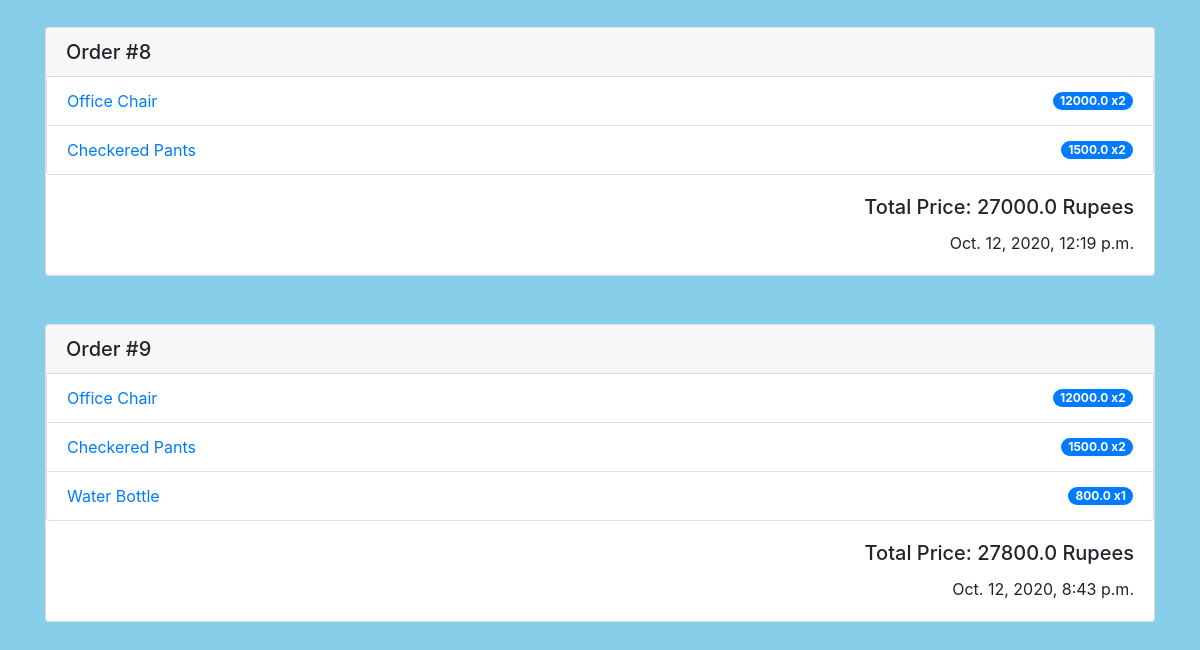
The app's page /orders/ (signed in, lower part), older data.
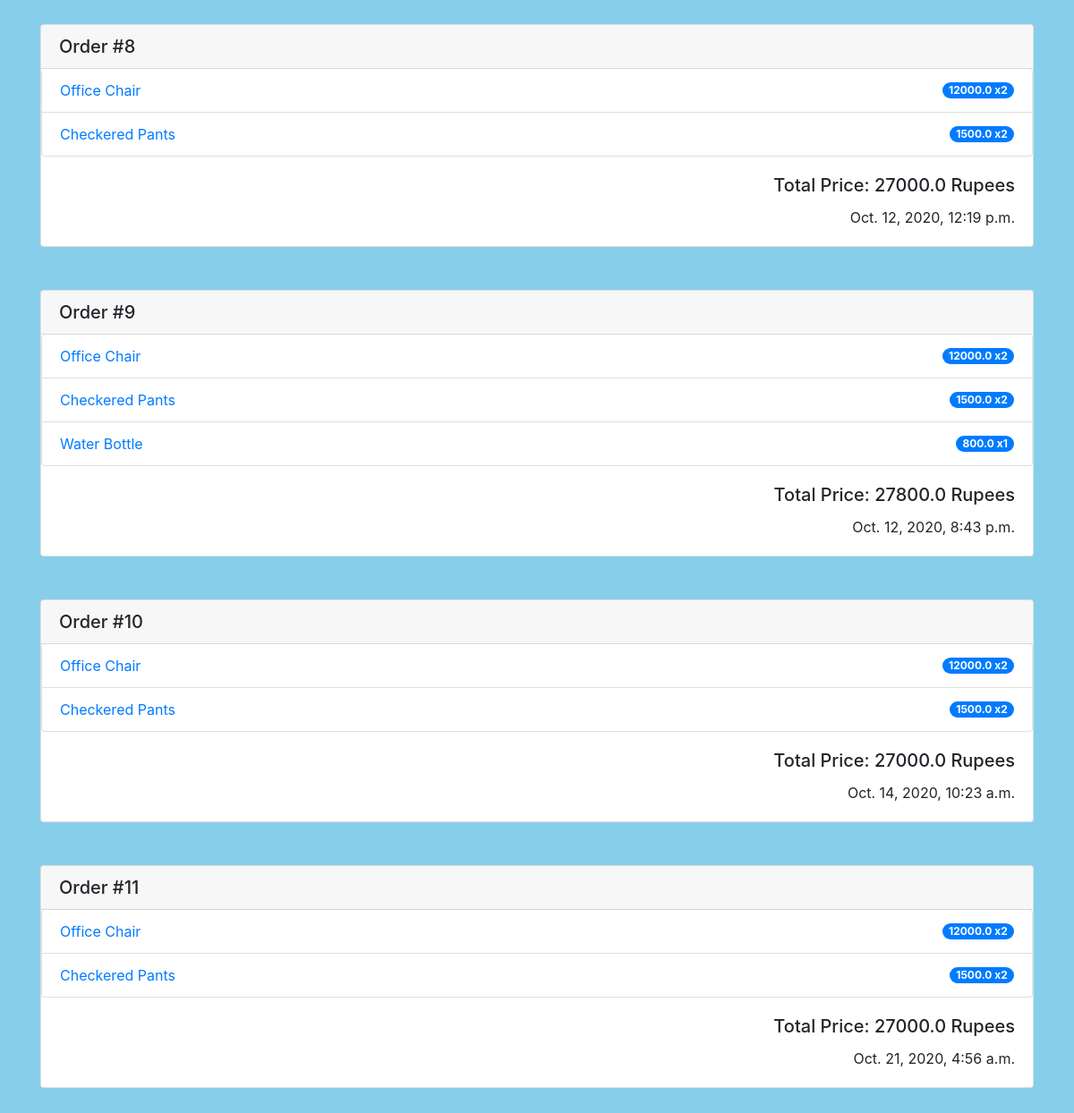
The same page, newer data.
### main/models.py (models this page shows, shortened)
class Order(models.Model):
    user = models.ForeignKey(User,blank=True,null=True,on_delete=models.SET_NULL)
    items = models.ManyToManyField(Item,blank=True)
    Total_price = models.FloatField(blank=True,null=True)
    Cart_json = models.TextField(null=True,blank=True)
    time_of_creation = models.DateTimeField(auto_now=True,blank=True)

class Item(models.Model):
    name = models.CharField(max_length=200,blank=True,null=True)
    description = models.TextField(max_length=1000,blank=True,null=True)
    price = models.FloatField(null=True,blank=True)
    time_of_creation = models.DateTimeField(auto_now=True,blank=True)
    img = models.ImageField(null=True,blank=True,upload_to="imgs")

### main/views.py (the view)
# urls.py: path("orders/", views.orders, name="orders"),
@login_required(login_url='/login/')
def orders(request):
    orders = Order.objects.filter(user=request.user).order_by("time_of_creation")
    order_with_items = []
    for order in orders:
        item_values=[]
        cart = json.loads(order.Cart_json)
        for item in order.items.all():
            item_values.append([item,cart['items'][f"{item.pk}"]])
        order_with_items.append([order,item_values])
    context = {
        "orders":order_with_items,
    }
    return render(request,"main/Orders.html",context)

### main/templates/main/Orders.html
{% extends 'main/header.html' %}
{% block content %}
<br><br>
<div class="container">
    {% for order in orders %}
      <div class="card">
        <h5 class="card-header">Order #{{order.0.pk}}</h5>
        <ul class="list-group">
          {% for item in order.1 %}
            <li class="list-group-item d-flex justify-content-between align-items-center">
              <a href="/item/{{item.0.id}}" class="animate__animated animate__fadeInDown">{{item.0.name}}</a>
              <span class="badge badge-primary badge-pill">{{item.0.price}} x{{item.1}}</span>
            </li>
          {% endfor %}
        </ul>
        <div class="card-body">
          <h5 class="card-title text-right">Total Price: {{order.0.Total_price}} Rupees</h5>
          <p class="card-text text-right">{{order.0.time_of_creation}}</p>
        </div>
      </div>
      <br><br>
    {% endfor %}
</div>
{% endblock %}

### main/templates/main/header.html (shortened to what this page needs)
<!DOCTYPE html>
<html lang="en">
<head>
    <link rel="stylesheet" href="https://maxcdn.bootstrapcdn.com/bootstrap/4.0.0/css/bootstrap.min.css">
    <link
    rel="stylesheet"
    href="https://cdnjs.cloudflare.com/ajax/libs/animate.css/4.1.1/animate.min.css"
    />
    {%load static%}
</head>
<body style="background-color: skyblue;">
  {% block content %}
    {% endblock %}
</body>
</html>

Row changes from the older to the newer data that the page shows:
added Order: id "10", Total_price "27000.0", time_of_creation "Oct. 14, 2020, 10:23 a.m.", Item (name "Office Chair", price "12000.0", item "2"), Item (name "Checkered Pants", price "1500.0", item "2")
added Order: id "11", Total_price "27000.0", time_of_creation "Oct. 21, 2020, 4:56 a.m.", Item (name "Office Chair", price "12000.0", item "2"), Item (name "Checkered Pants", price "1500.0", item "2")
